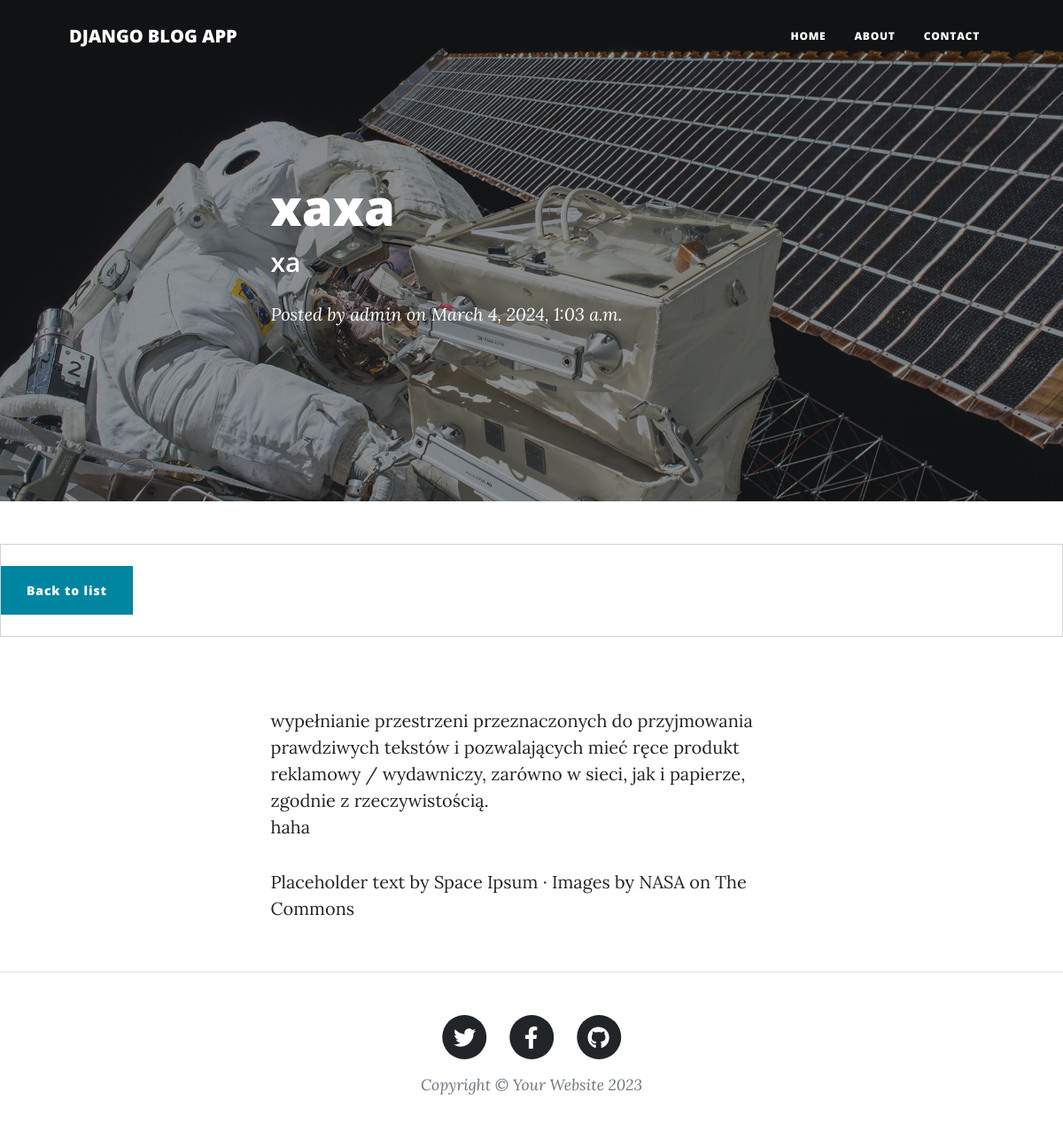
The app's page /blog/xaxa/ with its own data.
### blogapp/models.py (models this page shows, shortened)
class Post(models.Model):
    title = models.CharField(max_length=100)
    subtitle = models.CharField(max_length=100, blank=True, null=True)
    slug = models.SlugField(max_length=55,unique=True)
    body = models.TextField()
    status = models.IntegerField(choices=STATUS, default=1)
    created_by = models.ForeignKey(User, on_delete=models.CASCADE)
    create_date = models.DateTimeField(auto_now_add= True)
    update_date = models.DateTimeField(auto_now= True)
    publish_date = models.DateTimeField(default= now)
    class Meta:
        ordering = ('-create_date',)

### blogapp/views.py (the view)
# urls.py: path('blog/<slug>/', PostDetailView.as_view(), name='blog_post_detail' ),
class PostDetailView(DetailView):
    model = Post
    slug_field = 'slug'
    template_name = 'blog/post.html'

### blogapp/templates/blog/post.html (shortened to what this page needs)
{% extends "base.html" %}
{% load static %}
{% block content %}
        <header class="masthead" style="background-image: url('/media/post-bg.jpg')">
            <div class="container position-relative px-4 px-lg-5">
                <div class="row gx-4 gx-lg-5 justify-content-center">
                    <div class="col-md-10 col-lg-8 col-xl-7">
                        <div class="post-heading">
                            <h1>{{ object.title }}</h1>
                            <h2 class="subheading">{{ object.subtitle }}</h2>
                            <span class="meta">
                                Posted by
                                <a href="#!">{{ object.created_by }}</a>
                                on {{ object.create_date }}
                            </span>
                        </div>
                    </div>
                </div>
            </div>
        </header>
    <div class="card my-5 py-4 text=center">
        <div>
        <a href="{% url 'blogapp:blog_post_list' %}" class="btn btn-primary"> Back to list </a>
        </div>
    </div>
        <article class="mb-4">
            <div class="container px-4 px-lg-5">
                <div class="row gx-4 gx-lg-5 justify-content-center">
                    <div class="col-md-10 col-lg-8 col-xl-7">
                            {{ object.body | linebreaks}}
                            Placeholder text by
                            <a href="http://spaceipsum.com/">Space Ipsum</a>
                            &middot; Images by
                            <a href="https://www.flickr.com/photos/nasacommons/">NASA on The Commons</a>
                    </div>
                </div>
            </div>
        </article>
{% endblock %}

### records on screen
Post: title "xaxa", subtitle "xa", created_by "admin", create_date "March 4, 2024, 1:03 a.m.", body "wypełnianie przestrzeni przeznaczonych do przyjmowania prawdziwych tekstów i pozwalających mieć ręce produkt reklamowy / wydawniczy, zarówno w sieci, jak i papierze, zgodnie z rzeczywistością. haha"
